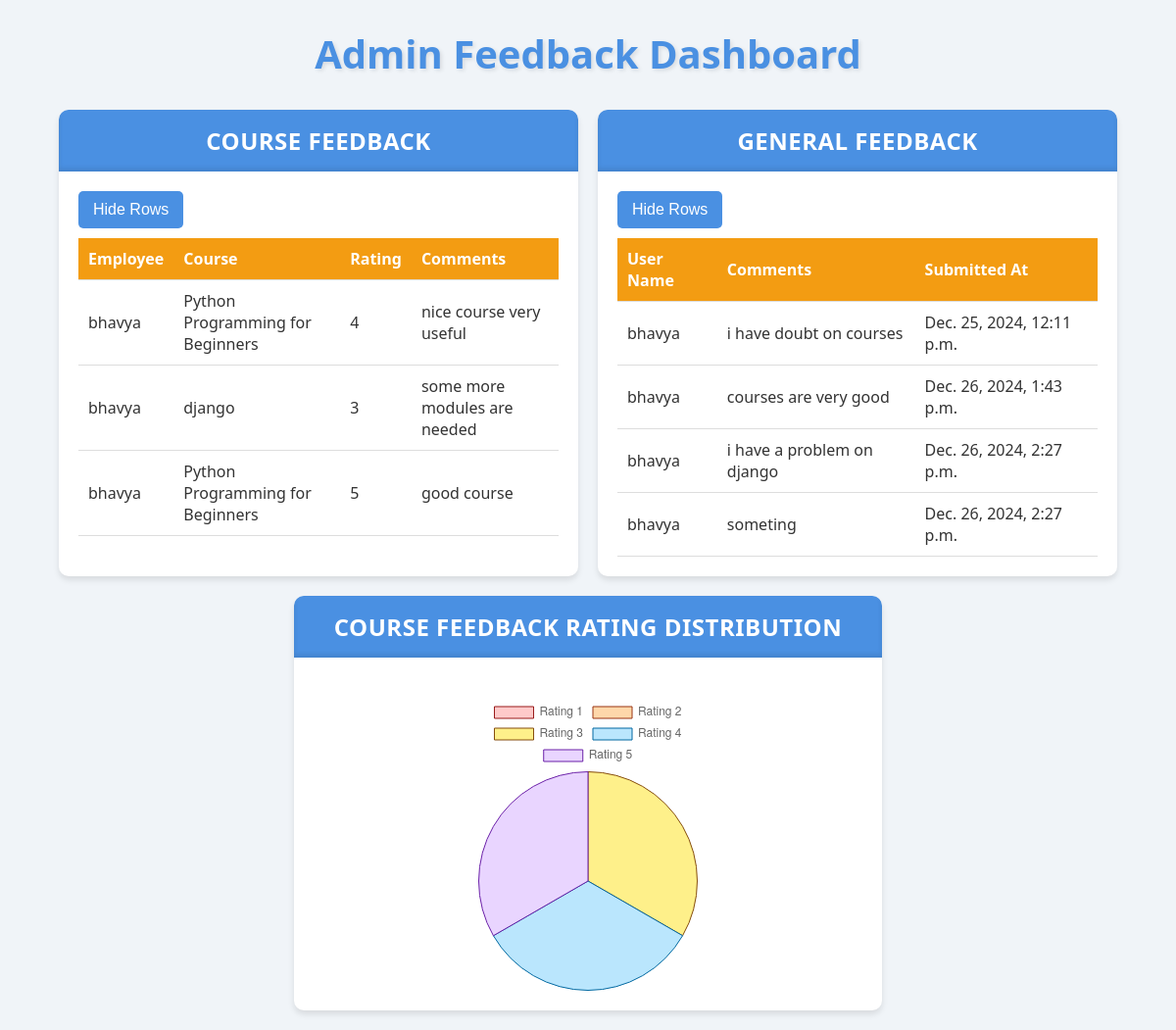
The app's page /dashboard/feedback_tracker/1/, older data.
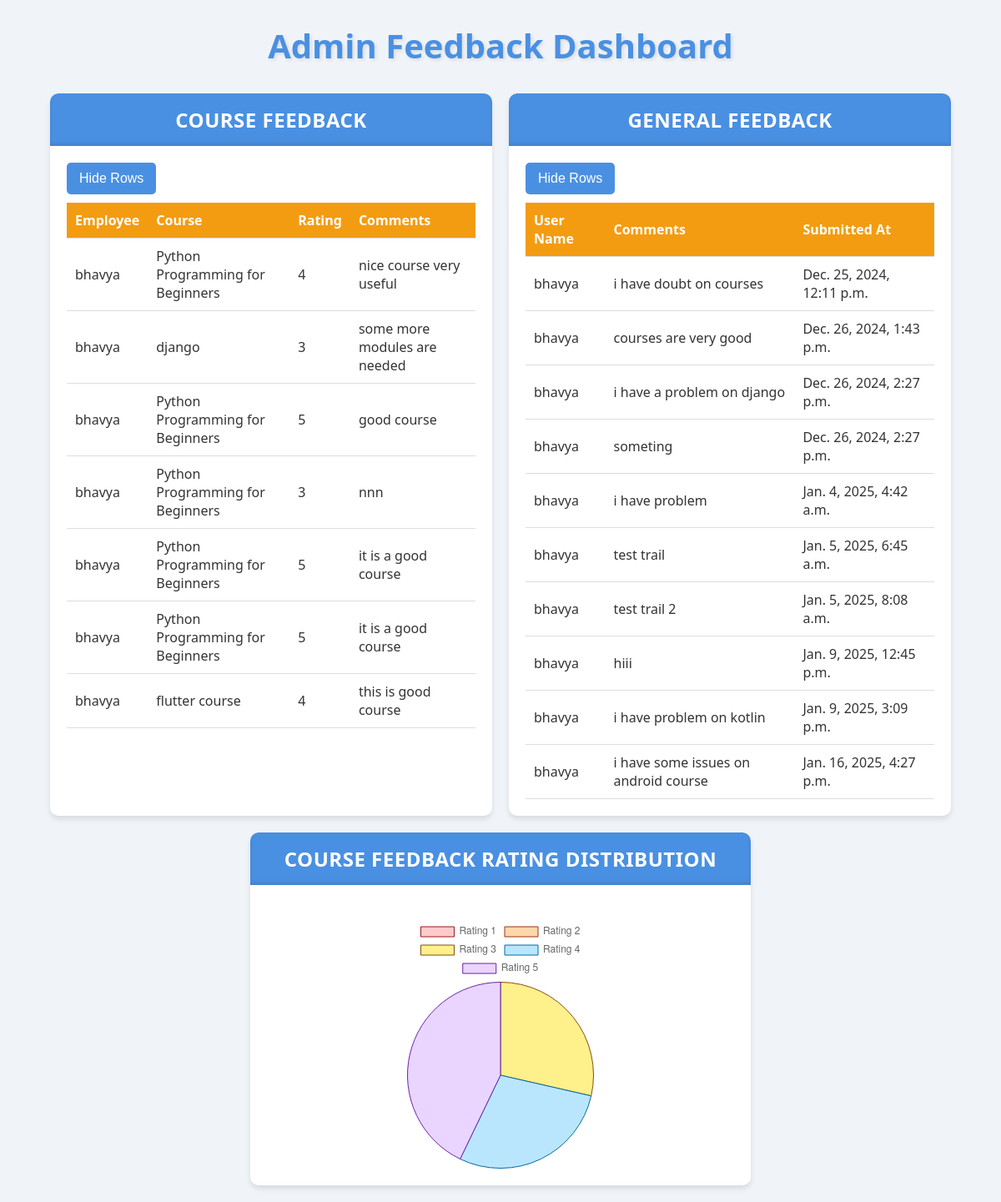
The same page, newer data.
### dashboards/models.py (models this page shows, shortened)
class Feedback(models.Model):
    feedback_id = models.AutoField(primary_key=True)
    course = models.ForeignKey('Course', on_delete=models.CASCADE)  # ForeignKey to Course
    employee = models.ForeignKey('authentication.User', on_delete=models.CASCADE)  # ForeignKey to User
    rating = models.IntegerField()  # IntegerField for ratings
    comments = models.TextField(blank=True, null=True)
    class Meta:
        constraints = [
            models.CheckConstraint(check=models.Q(rating__gte=1) & models.Q(rating__lte=5), name='rating_between_1_and_5')
        ]

class Course(models.Model):
    course_id = models.AutoField(primary_key=True)
    title = models.CharField(max_length=255, unique=True)
    description = models.TextField(null=True, blank=True)
    created_by = models.ForeignKey(
        'authentication.User',
        on_delete=models.CASCADE,
        limit_choices_to={'role__role_name': 'Admin'},
        related_name='created_courses'
    )
    created_at = models.DateTimeField(auto_now_add=True)
    employees = models.ManyToManyField(
        'authentication.User',
        related_name='enrolled_courses',
        limit_choices_to={'role__role_name': 'Employee'},
        blank=True
    )

class GeneralFeedback(models.Model):
    user = models.ForeignKey('authentication.User', on_delete=models.CASCADE)  # User providing the feedback
    comments = models.TextField()  # Feedback comments
    submitted_at = models.DateTimeField(auto_now_add=True)  # Timestamp of submission

### authentication/models.py (models this page shows, shortened)
class User(models.Model):
    name = models.CharField(max_length=100)
    email = models.EmailField(unique=True)
    password = models.CharField(max_length=255)
    role = models.ForeignKey(Role, on_delete=models.CASCADE)

### dashboards/views.py (the view)
# urls.py: path('feedback_tracker/<int:user_id>/',views.feedback_tracker,name='feedback_tracker'),
def feedback_tracker(request, user_id):
    feedbacks = Feedback.objects.all().select_related('course', 'employee')
    general_feedback_data = GeneralFeedback.objects.all().select_related('user')
    rating_counts = (
        Feedback.objects.values('rating')
        .annotate(count=Count('rating'))
        .order_by('rating')
    )
    course_feedback_chart_data = {str(i): 0 for i in range(1, 6)}
    for rating_count in rating_counts:
        rating = str(rating_count['rating'])
        count = rating_count['count']
        course_feedback_chart_data[rating] = count
    return render(request, 'dashboards/feedback_tracker.html', {
        'course_feedback_data': feedbacks,
        'general_feedback_data': general_feedback_data,
        'course_feedback_chart_data': course_feedback_chart_data
    })

### dashboards/templates/dashboards/feedback_tracker.html (shortened to what this page needs)
{% load static %}
<!DOCTYPE html>
<html lang="en">
<head>
    <link rel="stylesheet" href="{% static 'css/feedback_tracker.css' %}?v=1.0">
</head>
<body>
    <h1 class="fade-in">Admin Feedback Dashboard</h1>
<div class="container">
    <div class="card fade-in">
        <div class="card-header">Course Feedback</div>
        <div class="card-content">
            <button id="toggleCourseRows" class="toggle-button" onclick="toggleRows('toggleCourseRows', 'courseFeedbackTable')">Hide Rows</button>
            <table id="courseFeedbackTable">
                <thead>
                    <tr>
                        <th>Employee</th>
                        <th>Course</th>
                        <th>Rating</th>
                        <th>Comments</th>
                    </tr>
                </thead>
                <tbody>
                    {% for feedback in course_feedback_data %}
                    <tr>
                        <td>{{ feedback.employee.name }}</td>
                        <td>{{ feedback.course.title }}</td>
                        <td>{{ feedback.rating }}</td>
                        <td>{{ feedback.comments }}</td>
                    </tr>
                    {% empty %}
                    <tr>
                        <td colspan="4">No feedback available.</td>
                    </tr>
                    {% endfor %}
                </tbody>
            </table>
        </div>
    </div>
    <div class="card fade-in">
        <div class="card-header">General Feedback</div>
        <div class="card-content">
            <button id="toggleGeneralRows" class="toggle-button" onclick="toggleRows('toggleGeneralRows', 'generalFeedbackTable')">Hide Rows</button>
            <table id="generalFeedbackTable">
                <thead>
                    <tr>
                        <th>User Name</th>
                        <th>Comments</th>
                        <th>Submitted At</th>
                    </tr>
                </thead>
                <tbody>
                    {% for feedback in general_feedback_data %}
                    <tr>
                        <td>{{ feedback.user.name }}</td>
                        <td>{{ feedback.comments }}</td>
                        <td>{{ feedback.submitted_at }}</td>
                    </tr>
                    {% empty %}
                    <tr>
                        <td colspan="3">No general feedback available.</td>
                    </tr>
                    {% endfor %}
                </tbody>
            </table>
        </div>
    </div>
</div>
<div class="centered-wrapper">
     <div class="card fade-in">
            <div class="card-header">Course Feedback Rating Distribution</div>
            <div class="card-content">
                <div class="chart-container">
                    <canvas id="feedbackChart"></canvas>
                </div>
            </div>
        </div>
    </div>
    <script>
        // Backend data passed dynamically
        const ratingCounts = [
        {{ course_feedback_chart_data.1|default:0 }},
        {{ course_feedback_chart_data.2|default:0 }},
        {{ course_feedback_chart_data.3|default:0 }},
        {{ course_feedback_chart_data.4|default:0 }},
        {{ course_feedback_chart_data.5|default:0 }}
    ];
        // Chart Script
        const ctx = document.getElementById('feedbackChart').getContext('2d');
        new Chart(ctx, {
            type: 'pie',
            data: {
                labels: ['Rating 1', 'Rating 2', 'Rating 3', 'Rating 4', 'Rating 5'],
                datasets: [{
                    data: ratingCounts,
                    backgroundColor: ['#fecaca', '#fed7aa', '#fef08a', '#bae6fd', '#e9d5ff'],
                    borderColor: ['#991b1b', '#9a3412', '#854d0e', '#0369a1', '#6b21a8'],
                    borderWidth: 1
                }]
            },
            options: {
                responsive: true,
                plugins: {
                    legend: {
                        position: 'top',
                    },
                    tooltip: {
                        callbacks: {
                            label: function(context) {
                                const total = ratingCounts.reduce((a, b) => a + b, 0);
                                const value = context.raw;
                                const percentage = ((value / total) * 100).toFixed(2) + '%';
                                return `${context.label}: ${value} (${percentage})`;
                            }
                        }
                    }
                }
            }
        });
        function toggleRows(buttonId, tableId) {
            const button = document.getElementById(buttonId);
            const table = document.getElementById(tableId);
            const rows = table.querySelectorAll('tbody tr');
            if (rows.length > 0) {
                // Toggle visibility
                const isHidden = rows[0].style.display === 'none';
                rows.forEach(row => row.style.display = isHidden ? '' : 'none');
                // Update button text
                button.textContent = isHidden ? 'Hide Rows' : 'Show Rows';
            }
        }
    </script>
</body>
</html>

### dashboards/static/css/feedback_tracker.css (style rules this page uses)
:root { --primary-color: #4a90e2; --secondary-color: #f39c12; --background-color: #f0f4f8; --text-color: #333; --card-background: #ffffff; }
body { font-family: 'Segoe UI', Tahoma, Geneva, Verdana, sans-serif; margin: 0; padding: 0; background-color: var(--background-color); color: var(--text-color); }
.container { width: 90%; max-width: 1200px; margin: 20px auto; display: grid; grid-template-columns: repeat(auto-fit, minmax(300px, 1fr)); gap: 20px; }
h1 { text-align: center; color: var(--primary-color); font-size: 2.5em; margin-bottom: 30px; text-shadow: 2px 2px 4px rgba(0,0,0,0.1); }
.card { background: var(--card-background); border-radius: 10px; box-shadow: 0 4px 6px rgba(0,0,0,0.1); overflow: hidden; transition: transform 0.3s ease; }
.card-header { background-color: var(--primary-color); color: white; padding: 15px; font-size: 1.2em; }
.card-content { padding: 20px; }
table { width: 100%; border-collapse: collapse; }
table th, table td { padding: 10px; text-align: left; border-bottom: 1px solid #ddd; }
table th { background-color: var(--secondary-color); color: white; }
.chart-container { height: 300px; margin-top: 20px; }
.fade-in { animation: fadeIn 0.5s ease-in; }
.centered-wrapper { display: flex; flex-direction: column; align-items: center; justify-content: center; text-align: center; margin: 20px 0; }
.card { max-width: 600px; width: 100%; }
.chart-container { display: flex; justify-content: center; width: 100%; }
.card-header { background-color: var(--primary-color); color: white; padding: 15px 20px; font-size: 1.5em; font-weight: bold; text-align: center; border-radius: 8px 8px 0 0; box-shadow: inset 0 -3px 5px rgba(0, 0, 0, 0.1); letter-spacing: 0.5px; text-transform: uppercase; }
.toggle-button { display: inline-block; padding: 10px 15px; background-color: var(--primary-color); color: white; border: none; border-radius: 5px; cursor: pointer; margin-bottom: 10px; font-size: 1em; }

Row changes from the older to the newer data that the page shows:
added Feedback: employee.name "bhavya", course "Python Programming for Beginners", rating "3", comments "nnn"
added Feedback: employee.name "bhavya", course "Python Programming for Beginners", rating "5", comments "it is a good course"
added Feedback: employee.name "bhavya", course "Python Programming for Beginners", rating "5", comments "it is a good course"
added Feedback: employee.name "bhavya", course "flutter course", rating "4", comments "this is good course"
added GeneralFeedback: user.name "bhavya", comments "i have problem", submitted_at "Jan. 4, 2025, 4:42 a.m."
added GeneralFeedback: user.name "bhavya", comments "test trail", submitted_at "Jan. 5, 2025, 6:45 a.m."
added GeneralFeedback: user.name "bhavya", comments "test trail 2", submitted_at "Jan. 5, 2025, 8:08 a.m."
added GeneralFeedback: user.name "bhavya", comments "hiii", submitted_at "Jan. 9, 2025, 12:45 p.m."
added GeneralFeedback: user.name "bhavya", comments "i have problem on kotlin", submitted_at "Jan. 9, 2025, 3:09 p.m."
added GeneralFeedback: user.name "bhavya", comments "i have some issues on android course", submitted_at "Jan. 16, 2025, 4:27 p.m."
Text that changed along with them:
chart data {{ course_feedback_chart_data.3|default:0 }}: 1 → 2
chart data {{ course_feedback_chart_data.4|default:0 }}: 1 → 2
chart data {{ course_feedback_chart_data.5|default:0 }}: 1 → 3
